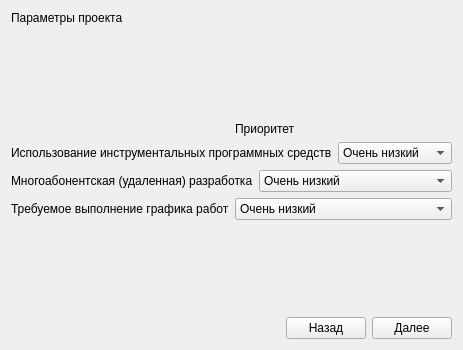
      <widget class="QWidget" name="tab_7">
       <attribute name="title">
        <string>МТ (Детал.)</string>
       </attribute>
       <layout class="QVBoxLayout" name="verticalLayout_7">
        <item>
         <widget class="QLabel" name="label_49">
          <property name="text">
           <string>Параметры проекта</string>
          </property>
         </widget>
        </item>
        <item>
         <spacer name="verticalSpacer_15">
          <property name="orientation">
           <enum>Qt::Vertical</enum>
          </property>
          <property name="sizeHint" stdset="0">
           <size>
            <width>20</width>
            <height>91</height>
           </size>
          </property>
         </spacer>
        </item>
        <item>
         <layout class="QHBoxLayout" name="horizontalLayout_47">
          <item>
           <widget class="QLabel" name="label_51">
            <property name="text">
             <string/>
            </property>
           </widget>
          </item>
          <item>
           <widget class="QLabel" name="label_52">
            <property name="text">
             <string>Приоритет</string>
            </property>
           </widget>
          </item>
         </layout>
        </item>
        <item>
         <layout class="QHBoxLayout" name="horizontalLayout_44">
          <item>
           <widget class="QLabel" name="label_48">
            <property name="text">
             <string>Использование инструментальных программных средств</string>
            </property>
           </widget>
          </item>
          <item>
           <widget class="QComboBox" name="comboBox_30">
            <item>
             <property name="text">
              <string>Очень низкий</string>
             </property>
            </item>
            <item>
             <property name="text">
              <string>Низкий</string>
             </property>
            </item>
            <item>
             <property name="text">
              <string>Средний</string>
             </property>
            </item>
            <item>
             <property name="text">
              <string>Высокий</string>
             </property>
            </item>
            <item>
             <property name="text">
              <string>Очень высокий</string>
             </property>
            </item>
           </widget>
          </item>
         </layout>
        </item>
        <item>
         <layout class="QHBoxLayout" name="horizontalLayout_45">
          <item>
           <widget class="QLabel" name="label_50">
            <property name="text">
             <string>Многоабонентская (удаленная) разработка</string>
            </property>
           </widget>
          </item>
          <item>
           <widget class="QComboBox" name="comboBox_31">
            <item>
             <property name="text">
              <string>Очень низкий</string>
             </property>
            </item>
            <item>
             <property name="text">
              <string>Низкий</string>
             </property>
            </item>
            <item>
             <property name="text">
              <string>Средний</string>
             </property>
            </item>
            <item>
             <property name="text">
              <string>Высокий</string>
             </property>
            </item>
            <item>
             <property name="text">
              <string>Очень высокий</string>
             </property>
            </item>
            <item>
             <property name="text">
              <string>Критически высокий</string>
             </property>
            </item>
           </widget>
          </item>
         </layout>
        </item>
        <item>
         <layout class="QHBoxLayout" name="horizontalLayout_39">
          <item>
           <widget class="QLabel" name="label_42">
            <property name="text">
             <string>Требуемое выполнение графика работ</string>
            </property>
           </widget>
          </item>
          <item>
           <widget class="QComboBox" name="comboBox_27">
            <item>
             <property name="text">
              <string>Очень низкий</string>
             </property>
            </item>
            <item>
             <property name="text">
              <string>Низкий</string>
             </property>
            </item>
            <item>
             <property name="text">
              <string>Средний</string>
             </property>
            </item>
            <item>
             <property name="text">
              <string>Высокий</string>
             </property>
            </item>
            <item>
             <property name="text">
              <string>Очень высокий</string>
             </property>
            </item>
           </widget>
          </item>
         </layout>
        </item>
        <item>
         <spacer name="verticalSpacer_16">
          <property name="orientation">
           <enum>Qt::Vertical</enum>
          </property>
          <property name="sizeHint" stdset="0">
           <size>
            <width>20</width>
            <height>91</height>
           </size>
          </property>
         </spacer>
        </item>
        <item>
         <layout class="QHBoxLayout" name="horizontalLayout_46">
          <item>
           <spacer name="horizontalSpacer_9">
            <property name="orientation">
             <enum>Qt::Horizontal</enum>
            </property>
            <property name="sizeHint" stdset="0">
             <size>
              <width>40</width>
              <height>20</height>
             </size>
            </property>
           </spacer>
          </item>
          <item>
           <widget class="QPushButton" name="pushButton_15">
            <property name="text">
             <string>Назад</string>
            </property>
           </widget>
          </item>
          <item>
           <widget class="QPushButton" name="pushButton_16">
            <property name="text">
             <string>Далее</string>
            </property>
           </widget>
          </item>
         </layout>
        </item>
       </layout>
      </widget>
